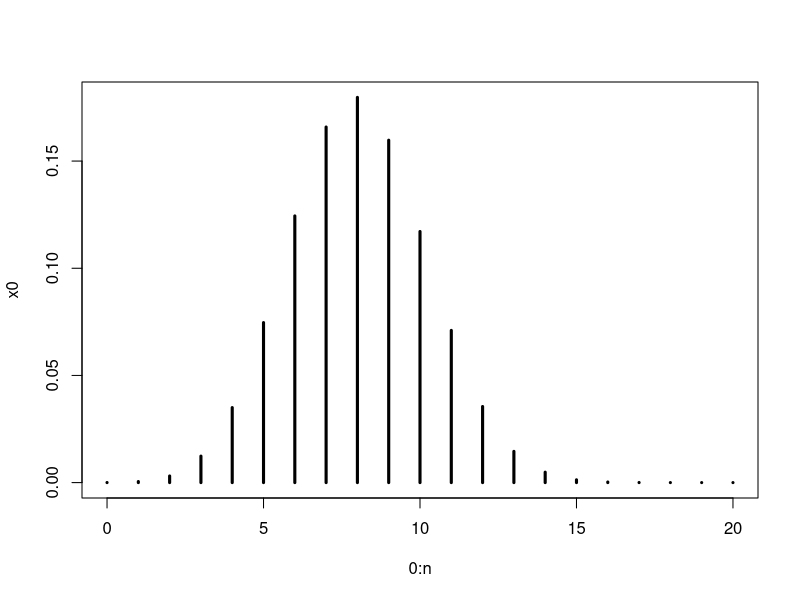
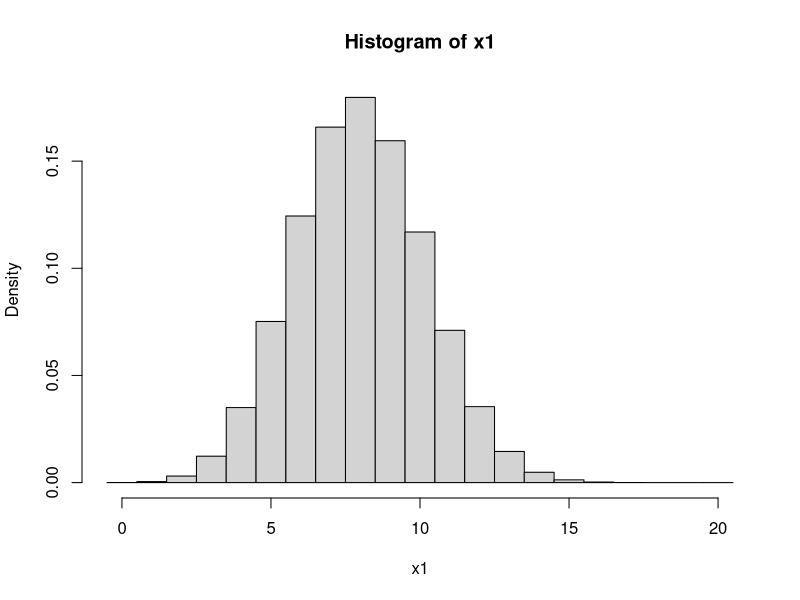
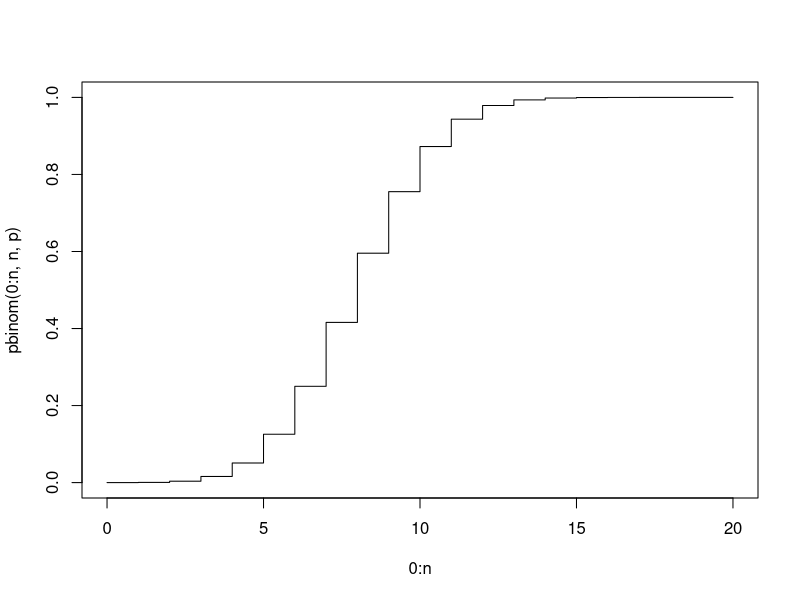
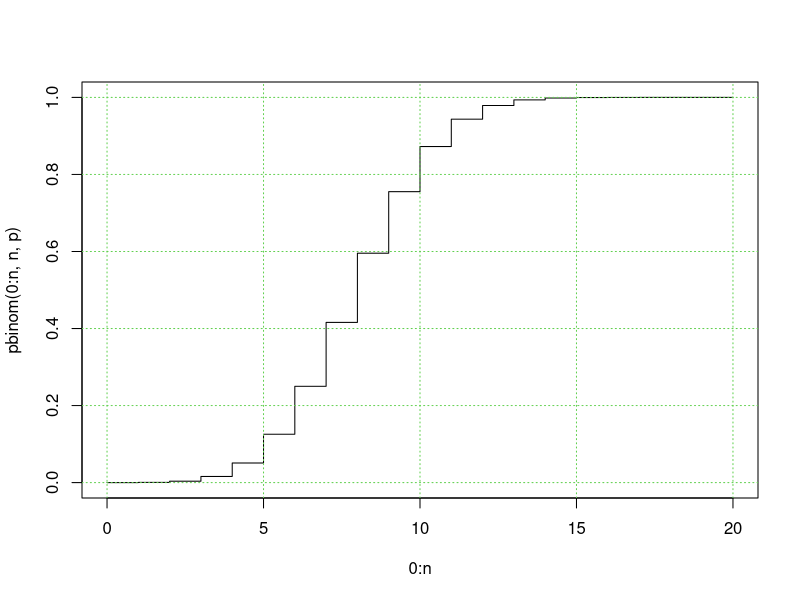
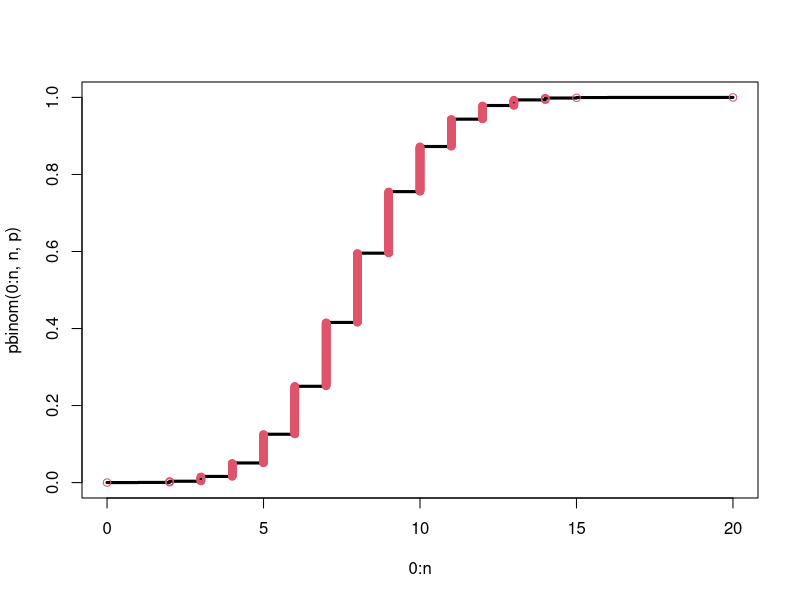
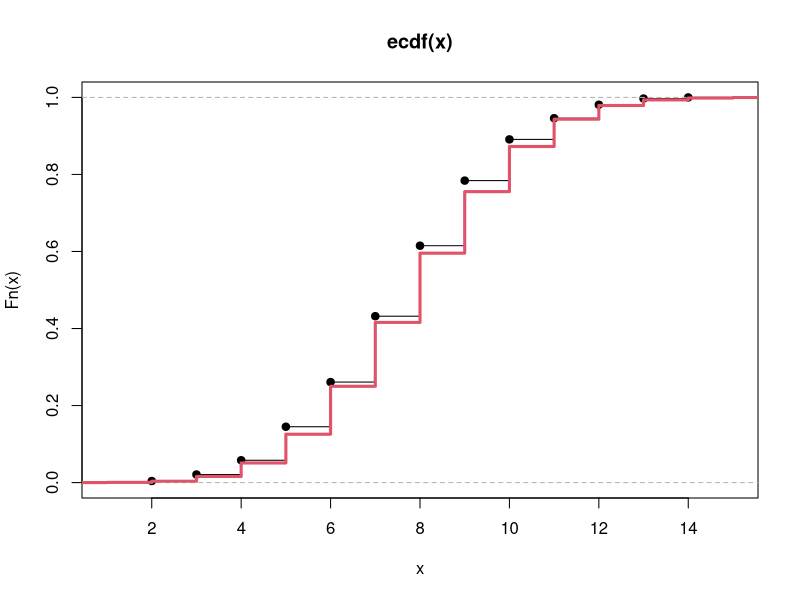
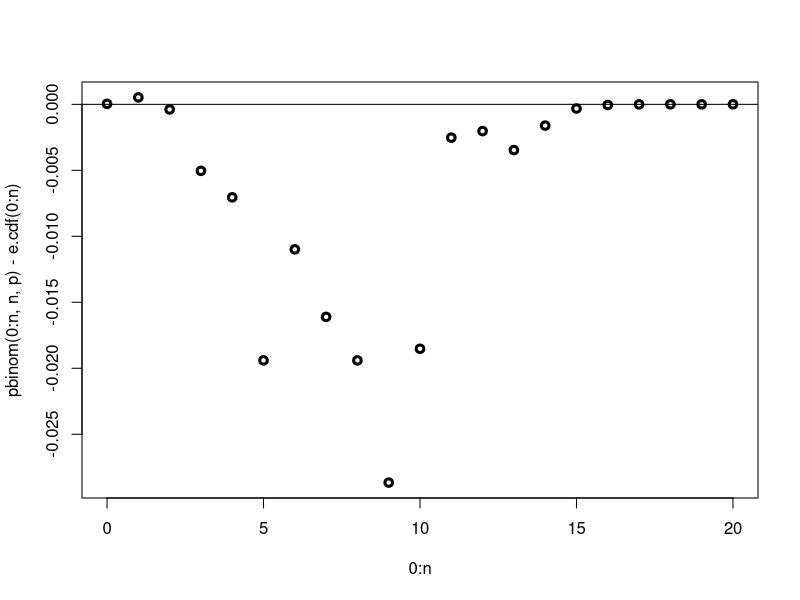
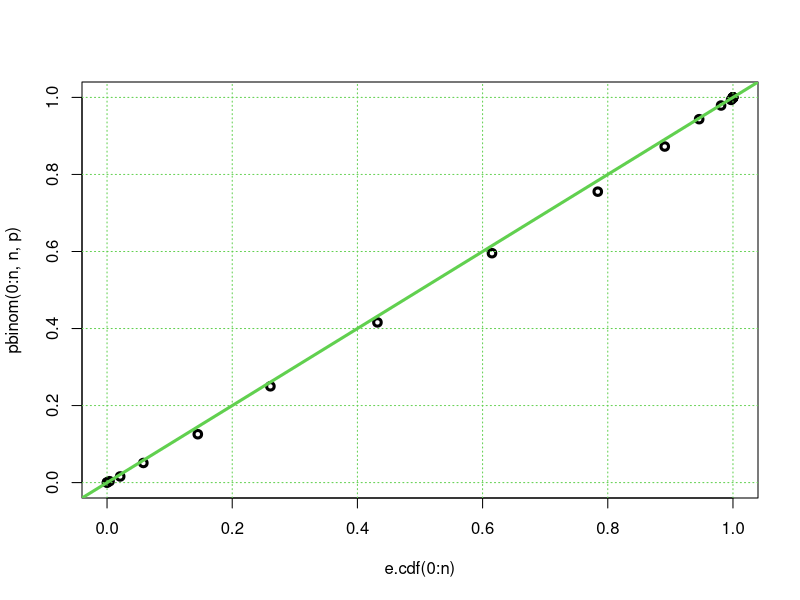

These charts were generated, in order, by the following R code:
## ---- chunk 1
#| vscode: {languageId: r}
n = 20
p = 0.4
(x<- rbinom(1,n,p)) #one binomial distributed random variate with (n,p)
(y<- rbinom(5,n,p)) #five binomial distributed random variate with (n,p)
## ---- chunk 2
#| vscode: {languageId: r}
dbinom(3,n,p)
dbinom(3.3,n,p) #Why wrong?
## ---- chunk 3
#| vscode: {languageId: r}
dbinom(0:n,n,p) -> x0
plot(0:n,x0,type = 'h', lwd = 3)
## ---- chunk 4
#| vscode: {languageId: r}
sum(dbinom(0:20,20,.4))
## ---- chunk 5
#| vscode: {languageId: r}
pbinom(4,n,p)

#or
pbinom(4.5,n,p)

#or
sum(dbinom(0:4,n,p))
## ---- chunk 6
#| vscode: {languageId: r}
dbinom(4,n,p)
mean(rbinom(100000,n,p) == 4)
## ---- chunk 7
#| vscode: {languageId: r}
x1 <- rbinom(1000000,n,p)
hist(x1, prob = T, breaks = seq(-.5,20.5,by = 1))
## ---- chunk 8
#| vscode: {languageId: r}
pbinom(5,n,p)
pbinom(5.5,n,p) #same

pbinom(4.5,n,p) #not same
## ---- chunk 9
#| vscode: {languageId: r}
plot(0:n,pbinom(0:n,n,p), type = 's')
## ---- chunk 10
#| vscode: {languageId: r}
pbinom(5,n,p)
pbinom(5.1,n,p)
pbinom(4.99,n,p)
## ---- chunk 11
#| vscode: {languageId: r}
plot(0:n,pbinom(0:n,n,p), type = 's')
grid(col = 3)
## ---- chunk 12
#| vscode: {languageId: r}
qbinom(.3,n,p)
qbinom(.35,n,p)
qbinom(.4722,n,p)
qbinom(.2799,n,p)
## ---- chunk 13
#| vscode: {languageId: r}
pbinom(qbinom(.333,n,p),n,p)
pbinom(7,n,p)
## ---- chunk 14
#| vscode: {languageId: r}
qbinom(pbinom(6,n,p),n,p)
pbinom(6,n,p)
qbinom(0.25,n,p)
## ---- chunk 15
#| vscode: {languageId: r}
plot(0:n,pbinom(0:n,n,p), type = 's', lwd = 3)
p0 = seq(0,1,by = .001)
points(qbinom(p0,n,p),p0,col = 2)
## ---- chunk 16
#| vscode: {languageId: r}
m = 1000
x2 <- rbinom(m,n,p)

plot.ecdf(x2) #we can directly plot using plot.ecdf

lines(0:n,pbinom(0:n,n,p), col = 2, lwd = 3, type = 's')
## ---- chunk 17
#| vscode: {languageId: r}
#a.
e.cdf <- ecdf(x2) # empirical cdf

#b. Difference
plot(0:n,pbinom(0:n,n,p) - e.cdf(0:n), lwd = 3)
abline(h = 0)
## ---- chunk 18
#| vscode: {languageId: r}
plot(e.cdf(0:n), pbinom(0:n,n,p), lwd = 3)
grid(col = 3)
abline(a=0, b = 1, col = 3, lwd = 3)
## ---- chunk 19
#| vscode: {languageId: r}
n = 4
p = .2
K = 30
plot(0:K, dgeom(0:K,p), type = 'h')
plot(0:K, dnbinom(0:K,n,p), type = 'h')
## ---- chunk 20
#| vscode: {languageId: r}
r = 3
p = 0.20
n = 7 - r
# exact
#dnbinom(x, size, prob)
dnbinom(x = n, size = r, prob = p)
## ---- chunk 21
#| vscode: {languageId: r}
# Negative Binomial Cumulative Density

# Vector of x-values
x <- 1:10

y <- pnbinom(x, size = r, prob = p)
y

# Plot a graph
plot(x, y, type = 's')
## ---- chunk 22
#| vscode: {languageId: r}
# simulated
mean(rnbinom(n = 10000, size = r, prob = p) == n)
## ---- chunk 23
#| vscode: {languageId: r}
library(dplyr)
library(ggplot2)

data.frame(x = 1:20, 
           pmf = dnbinom(x = 1:20, size = r, prob = p),
           cdf = pnbinom(q = 1:20, size = r, prob = p, lower.tail = TRUE)) %>%
ggplot(aes(x = factor(x), y = cdf)) +
  geom_col() +
  geom_text(
    aes(label = round(cdf,2), y = cdf + 0.01),
    position = position_dodge(0.9),
    size = 3,
    vjust = 0
  ) +
  labs(title = "Cumulative Probability of X = x failed trials to achieve 3rd success",
       subtitle = "NB(3,.2)",
       x = "Failed Trials (x)",
       y = "probability") 
## ---- chunk 24
#| vscode: {languageId: r}
# Negative Binomial Cumulative Density

# Vector of x-values
x <- seq(0, 100, by = 1)

# Calling pnbinom() Function
y <- pnbinom(x, size = 10, prob = 0.5)


# Plot a graph
plot(y)
## ---- chunk 25
#| vscode: {languageId: r}
p5=dpois(0:10,5)
p0.9=dpois(0:10,0.9)
plot(p5,lwd=2)
plot(p0.9, pch=19)
## ---- chunk 26
#| vscode: {languageId: r}
plot(0:K, dpois(0:K, 5), type = 'h') #pmf
## ---- chunk 27
#| vscode: {languageId: r}
plot(0:K, ppois(0:K, 5), type = 's') #cdf
## ---- chunk 28
#| vscode: {languageId: r}
n = 100
p0 = .05
lambda = n*p0
## ---- chunk 29
#| vscode: {languageId: r}
x3 <- rbinom(1000,n,p0) #binomial
x4 <- rpois(2000,lambda) #poisson
## ---- chunk 30
#| vscode: {languageId: r}
plot.ecdf(x3) #binomial
points(0:15, ppois(0:15,lambda), col = 2, lwd = 2)
## ---- chunk 31
#| vscode: {languageId: r}
ecdf.3 <- ecdf(x3) #binomial
plot(ecdf.3(seq(0,15,by = .1)),ppois(seq(0,15,by = .1),lambda), lwd = 2)
abline(a = 0, b = 1, col = 3)
## ---- chunk 32
#| vscode: {languageId: r}
x = 14 #number of successive draws
m = 70 #total number of successes inside the urn
n = 30 #total number of failures inside the urn
k = 20 #number of draws(trials)

dhyper(x = x, m = m, n = n, k = k)
## ---- chunk 33
#| vscode: {languageId: r}
library(ggplot2)
library(dplyr)
options(scipen = 999, digits = 2) # significant digits

density = dhyper(x = 1:20, m = m, n = n, k = k)

data.frame(red = 1:20, density) %>%
  mutate(red14 = ifelse(red == 14, "x = 14", "other")) %>%
ggplot(aes(x = factor(red), y = density, fill = red14)) +
  geom_col() +
  geom_text(
    aes(label = round(density,2), y = density + 0.01),
    size = 3,
    vjust = 0
  ) +
  labs(title = "PMF of X = x Red Balls",
       subtitle = "Hypergeometric(k = 20, M = 70, n = 30)",
       x = "Number of red balls (x)",
       y = "Density")
## ---- chunk 34
#| vscode: {languageId: r}
x = seq(0,4) #possible number of aces
m = 4 # number of success elements in population=ace cards
n = 48  # number of failure elements in population= everything except ace cards
k = 5  # simple random sample size(five-card hand)

phyper(x, m, n, k) #Cummulative probabilities
dhyper(x, m, n, k)
## ---- chunk 35
#| vscode: {languageId: r}
round(phyper(x, m, n, k), 3)
## ---- chunk 36
#| vscode: {languageId: r}
ace_probs = phyper(x, m, n, k)
ace_dist = dhyper(x, m, n, k)
plot(x,ace_dist, main ='Number of Aces in a 5-Card Hand',type='h')
x
## ---- chunk 37
#| vscode: {languageId: r}
x = seq(0,13) #possible red cards
m = 26 #all red cards
n = 26 #all except red cards(failures)
k = 13 # number of draws

bridge_probs = phyper(x, m, n, k)
bridge_dist = dhyper(x, m, n, k)

plot(bridge_dist, main='Number of Red Cards in a 13-Card Hand',type ='h' )
## ---- chunk 38
#| vscode: {languageId: r}
p = .3
x = rbinom(200000,1,p) # make many Bernoulli samples
X = matrix(x,ncol = 20) # arrange in groups of 20
head(X) #20 Bernoulli trials with fixed success probability
## ---- chunk 39
#| vscode: {languageId: r}
s = rowSums(X) #total number of successes in each experiment

#subset of the matrix with only total of 9 successes
X.1 <- X[s == 9,] # look at cases where there were 8 in 20 successes
head(X.1)
## ---- chunk 40
#| vscode: {languageId: r}
head(X.1[,1:8]) #How many of these 9 successes occurred in the first 8 trials?

mean(rowSums(X.1[,1:8]) < 4) # Prob( 3 or fewer successes in the first 8 trials)
## ---- chunk 41
#| vscode: {languageId: r}
p = .6
x = rbinom(200000,1,p) # make many Bernoulli samples
X = matrix(x,ncol = 20) # arrange in groups of 20
s = rowSums(X)

X.1 <- X[s == 9,] # look at cases where there were 8 in 20 successes
head(X.1)

mean(rowSums(X.1[,1:8]) < 4) # Prob( 3 or fewer successes in the first 8 trials)
## ---- chunk 42
#| vscode: {languageId: r}
phyper(3.5,9,11,8)
## ---- chunk 43
#| vscode: {languageId: r}
n = 50
p = .25

#a. This can be found using the cdf but without the equal case
pbinom(17.5,n,p)

#b. 
(pbinom(17.5,n,p) - pbinom(12.5,n,p))/(1-pbinom(12.5,n,p))

#c.

(pbinom(19.5,n,p) - pbinom(12.5,n,p))/pbinom(19.5,n,p)
## ---- chunk 44
#| vscode: {languageId: r}
x <- rbinom(100000,n,p)
x1 <- x[x>12]
x2 <- x[x<20]
mean(x < 18)
mean(x1 < 18)
mean(x2 > 12)
## ---- chunk 45
#| vscode: {languageId: r}
x <- seq(0:12)
y <- dpois(x,lambda=6)
plot(x,y, 
     ylab='Prob X=x', xlab='X=x',
     pch=16, 
     cex=0.5,
     ylim = c(0,.2), xlim = c(0,12)
     )
segments(x, 0, x, y)
grid(col = 1)
